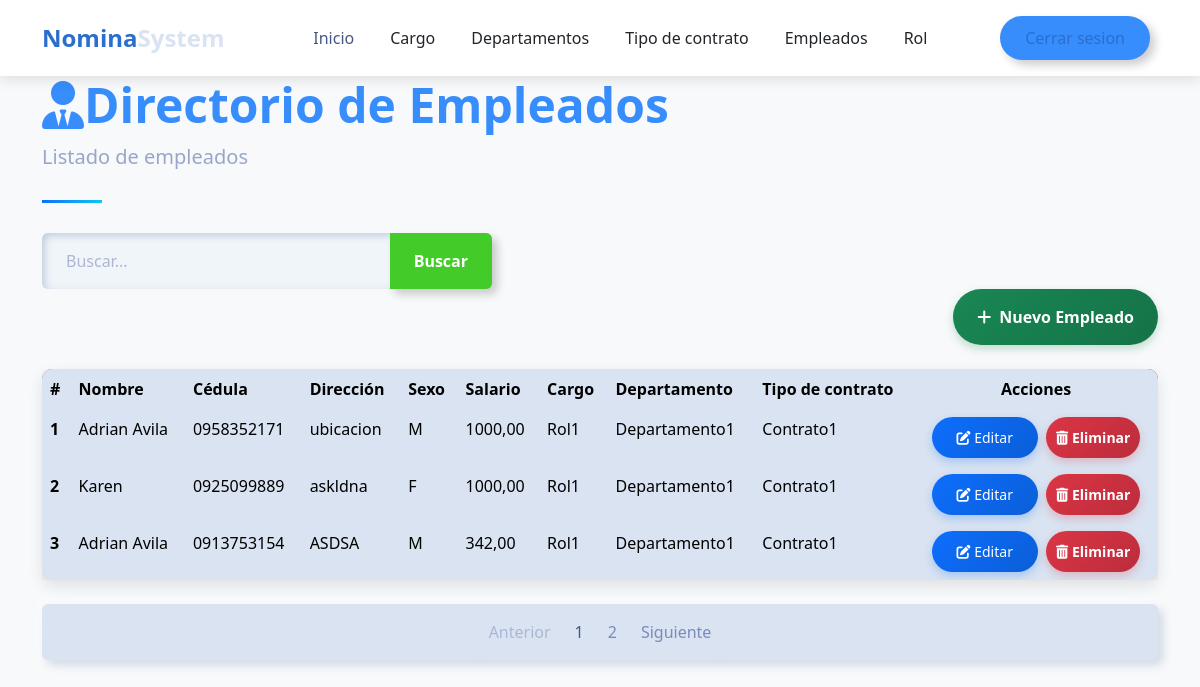
The app's page /payroll/list/employees/ (signed in) with its own data.
### payroll/models.py (models this page shows, shortened)
class Employee(models.Model):
    SEX_CHOICES = [
        ('M', 'Masculino'),
        ('F', 'Femenino'),
        ]
    name = models.CharField(max_length=100)
    dni = models.CharField(max_length=10, unique=True)
    address = models.TextField()
    sex = models.CharField(max_length=1, choices=SEX_CHOICES)
    salary = models.DecimalField(max_digits=10, decimal_places=2, validators=[MinValueValidator(0.01)])
    position = models.ForeignKey(Position, on_delete=models.CASCADE)
    department = models.ForeignKey(Department,on_delete=models.CASCADE)
    contract_type = models.ForeignKey(ContractType,on_delete=models.CASCADE)

class Position(models.Model):
    description = models.CharField(max_length=100)
    def __str__(self):
        return self.description

class Department(models.Model):
    description = models.CharField(max_length=100)
    def __str__(self):
        return self.description

class ContractType(models.Model):
    description = models.CharField(max_length=100)
    def __str__(self):
        return self.description

### payroll/views/employees.py (the view)
# urls.py: path('list/employees/',employees.list_employee,name='list_employees'),
@login_required(login_url='sign_in')
def list_employee(request):
    try:
        query=request.GET.get('search',None)
        if query:
            list_employees=Employee.objects.filter(Q(name__icontains=query) | Q(dni__icontains=query) | Q(address__icontains=query) | Q(sex__icontains=query) | Q(salary__icontains=query) | Q(position__description__icontains=query) | Q(department__description__icontains=query) |Q(contract_type__description__icontains=query))
        else:
            list_employees=Employee.objects.all()
        context=paginator(request,list_employees)
        return render(request,'employee/list_employees.html',context)
    except Exception:
        context['error']='Error al buscar'
        return render(request,'employee/list_employees.html',context)

### payroll/helpers/utilies.py (called while the page is built)
def paginator(request,objects):
    paginator=Paginator(objects,3)
    page_number=request.GET.get('page')
    registers=paginator.get_page(page_number)
    current_page = registers.number
    total_pages = paginator.num_pages
    pages_range = []
    for i in range(1, total_pages + 1):
        if abs(i - current_page) <= 2 or i == 1 or i == total_pages:
            pages_range.append(i)
    return {'registers': registers,'pages_range':pages_range,'current_page':current_page}

### template/employee/list_employees.html (shortened to what this page needs)
{% extends 'layout/base_nav.html' %}
{% load static %}
{% block extra_css %}
<link href="{% static 'css/tablestyle.css' %}" rel="stylesheet">
{% endblock %}
{% block content %}
<div class="container">
    <header class="page-header">
        <h1 class="display-5 fw-bold text-primary">
            <i class="fas fa-user-tie"></i>Directorio de Empleados
        </h1>
        <p class="lead text-muted">Listado de empleados</p>
    </header>
    <form action="" style="max-width: 450px;">
        <div class="input-group">
            <input type="text" class="form-control" placeholder="Buscar..." name="search"
                value="{{ request.GET.search }}">
            <button class="btn btn-outline-success" data-bs-toggle="tooltip"
                data-bs-title="Escriba parte del apellido y click en buscar">
                Buscar
            </button>
        </div>
    </form>
    <div class="d-flex justify-content-end mb-4">
        <a class="btn btn-success" href="{% url 'payroll:create_employee' %}" style="color: white;">
            <i class="fas fa-plus me-2"></i>Nuevo Empleado
        </a>
    </div>
    <div class="card mb-4">
        <div class="card-body p-0">
            <div class="table-responsive">
                <table class="table table-hover mb-0">
                    <thead>
                        <tr>
                            <th scope="col">#</th>
                            <th scope="col">Nombre</th>
                            <th scope="col">Cédula</th>
                            <th scope="col">Dirección</th>
                            <th scope="col">Sexo</th>
                            <th scope="col">Salario</th>
                            <th scope="col">Cargo</th>
                            <th scope="col">Departamento</th>
                            <th scope="col">Tipo de contrato</th>
                            <th scope="col" class="text-center">Acciones</th>
                        </tr>
                    </thead>
                    <tbody>
                        {% for item in registers %}
                        <tr>
                            <th scope="row">{{item.id}}</th>
                            <td>{{item.name}}</td>
                            <td>{{item.dni}}</td>
                            <td>{{item.address}}</td>
                            <td>{{item.sex}}</td>
                            <td>{{item.salary}}</td>
                            <td>{{item.position}}</td>
                            <td>{{item.department}}</td>
                            <td>{{item.contract_type}}</td>
                            <td class="text-center">
                                <a href="{% url 'payroll:update_employee' item.id %}" class="btn btn-sm btn-primary me-1" style="color: white;">
                                    <i class="fas fa-edit"></i> Editar
                                </a>
                                <a href="{% url 'payroll:delete_employee' item.id %}" class="btn btn-sm btn-danger" style="color: white;padding: 10px;">
                                    <i class="fas fa-trash-alt"></i> Eliminar
                                </a>
                            </td>
                        </tr>
                        {% endfor %}
                    </tbody>
                </table>
            </div>
        </div>
    </div>
    {% include 'layout/paginator.html' %}
</div>
{% endblock %}

### static/css/home.css (style rules this page uses)
:root { --primary-color: #2c6ecd; --secondary-color: #19b3b3; --accent-color: #f8f9fa; --dark-color: #212529; --text-color: #495057; }
body { font-family: 'Poppins', sans-serif; color: var(--text-color); overflow-x: hidden; }
.btn-primary { background-color: var(--primary-color); border-color: var(--primary-color); padding: 10px 25px; border-radius: 50px; font-weight: 500; transition: all 0.3s ease; }

### static/css/tablestyle.css (style rules this page uses)
body { background-color: #f8f9fa; font-family: 'Segoe UI', Tahoma, Geneva, Verdana, sans-serif; }
.card { border-radius: 10px; box-shadow: 0 6px 15px rgba(0,0,0,0.1); transition: transform 0.3s, box-shadow 0.3s; }
.btn-primary { background: linear-gradient(135deg, #0d6efd, #0b5ed7); border: none; box-shadow: 0 4px 8px rgba(13, 110, 253, 0.25); transition: all 0.3s; }
.btn-success { background: linear-gradient(135deg, #198754, #157347); border: none; box-shadow: 0 4px 8px rgba(25, 135, 84, 0.25); transition: all 0.3s; }
.btn-danger { background: linear-gradient(135deg, #dc3545, #bb2d3b); border: none; box-shadow: 0 4px 8px rgba(220, 53, 69, 0.25); transition: all 0.3s; }
.table { border-radius: 10px; overflow: hidden; box-shadow: 0 5px 15px rgba(0,0,0,0.08); }
.table thead { background: linear-gradient(135deg, #6c757d, #495057); color: white; }
.table tbody tr { transition: background-color 0.3s; }
.page-header { position: relative; margin-bottom: 30px; padding-bottom: 15px; }
.page-header:after { content: ''; position: absolute; bottom: 0; left: 0; width: 60px; height: 3px; background: linear-gradient(135deg, #0d6efd, #0dcaf0); }

### records on screen
Employee: id "1", name "Adrian Avila", dni "0958352171", address "ubicacion", sex "M", salary "1000,00", position "Rol1", department "Departamento1", contract_type "Contrato1"
Employee: id "2", name "Karen", dni "0925099889", address "askldna", sex "F", salary "1000,00", position "Rol1", department "Departamento1", contract_type "Contrato1"
Employee: id "3", name "Adrian Avila", dni "0913753154", address "ASDSA", sex "M", salary "342,00", position "Rol1", department "Departamento1", contract_type "Contrato1"

### other values on screen
{{ page }} "1" "2"
